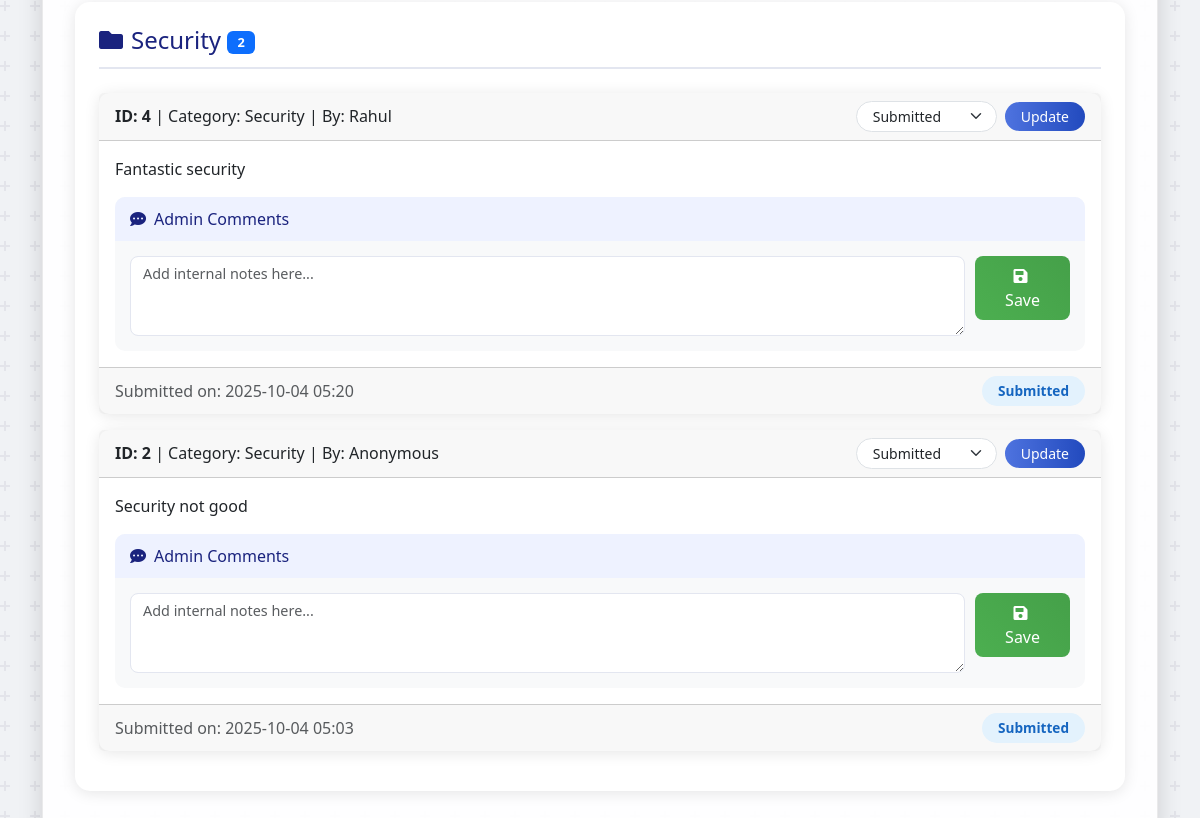
The page /admin/complaints (signed in, lower part) on the database as committed earlier.
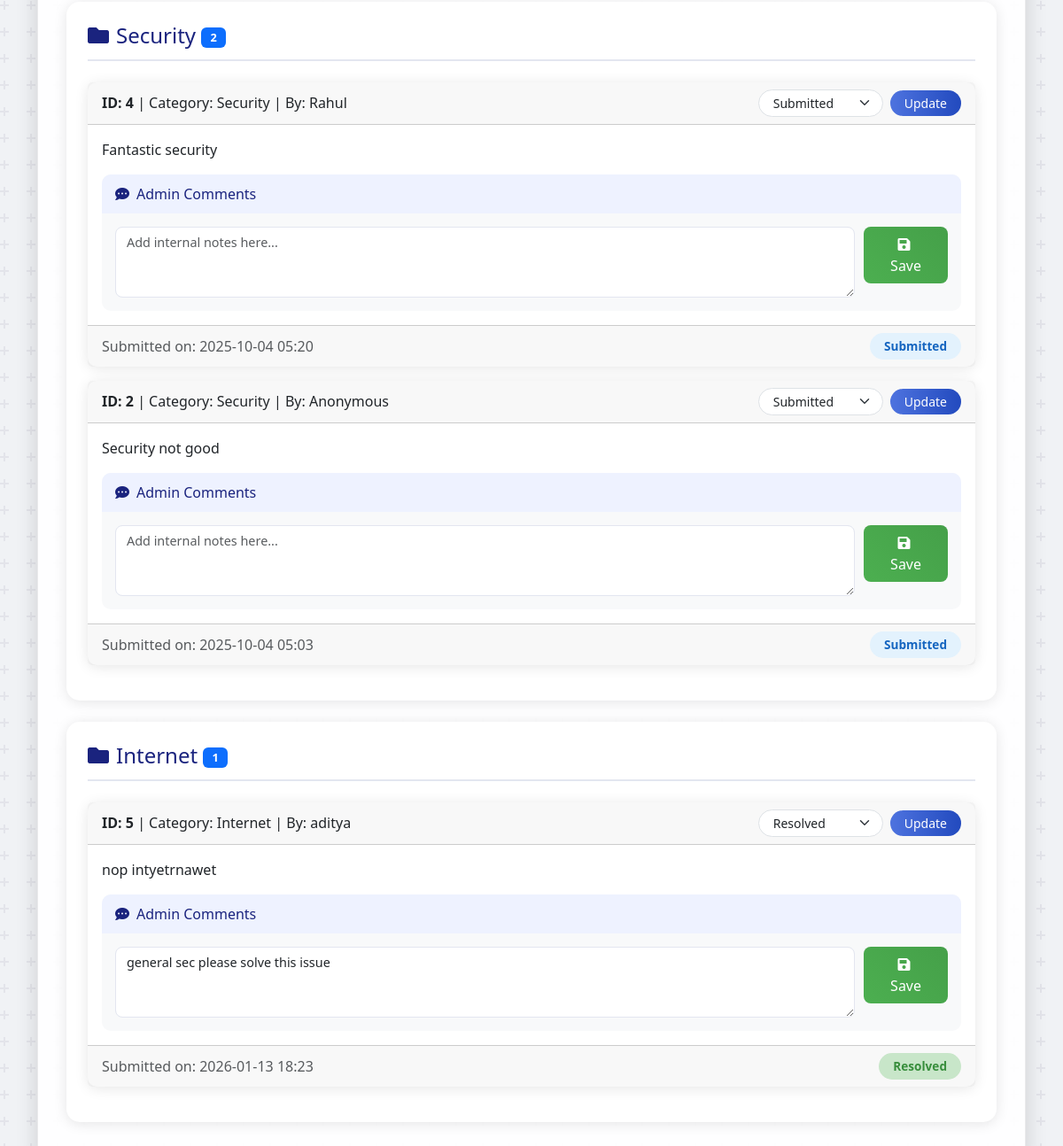
The same page on the database as committed later.
### app.py (models this page shows)
class Complaint(db.Model):
    id = db.Column(db.Integer, primary_key=True)
    category = db.Column(db.String(100), nullable=False)
    details = db.Column(db.Text, nullable=False)
    status = db.Column(db.String(50), nullable=False, default='Submitted')
    submission_date = db.Column(db.DateTime, nullable=False, default=datetime.utcnow)
    user_id = db.Column(db.Integer, db.ForeignKey('user.id'), nullable=True)
    complainant = db.relationship('User', backref='complaints') # Corrected relationship
    anonymous = db.Column(db.String(3), nullable=False, default='no')  # Add this line
    comments = db.Column(db.Text, nullable=True)  # Add this line

class User(UserMixin, db.Model):
    id = db.Column(db.Integer, primary_key=True)
    username = db.Column(db.String(80), unique=True, nullable=False)
    email = db.Column(db.String(120), unique=True, nullable=False)
    password_hash = db.Column(db.String(128), nullable=False)
    role = db.Column(db.String(50), nullable=False, default='Student')
    name = db.Column(db.Text)
    roll_number = db.Column(db.Text)
    room_number = db.Column(db.Text)
    studying_year = db.Column(db.Text)  # Changed from Numeric to Text
    Branch = db.Column(db.Text)
    profile_pic_url = db.Column(db.Text)

### app.py (the view)
@app.route('/admin/complaints')
@login_required
@admin_required
def admin_complaints():
    all_complaints = Complaint.query.order_by(Complaint.submission_date.desc()).all()
    return render_template('admin_complaints.html', title='Admin - All Complaints', complaints=all_complaints)

### app.py (called while the page is built)
def admin_required(f):
    @wraps(f)
    def decorated_function(*args, **kwargs):
        if not current_user.is_authenticated or current_user.role != 'HMC Admin':
            flash('You do not have permission to access this page.', 'danger')
            return redirect(url_for('home'))
        return f(*args, **kwargs)
    return decorated_function

@login_manager.user_loader
def load_user(user_id):
    return User.query.get(int(user_id))

### templates/admin_complaints.html (shortened to what this page needs)
{% extends "base.html" %}
{% block content %}
<div class="container-md py-4">
    {% set categories = ['Maintenance', 'Mess/Food', 'Security', 'Internet', 'Other'] %}
    {% for category in categories %}
        {% set category_complaints = complaints|selectattr('category', 'equalto', category)|list %}
        {% if category_complaints %}
            <div class="category-section mb-4">
                <h3 class="category-header">
                    <i class="fas fa-folder me-2"></i>{{ category }}
                    <span class="badge bg-primary">{{ category_complaints|length }}</span>
                </h3>
                {% for complaint in category_complaints %}
                    <div class="card mb-3">
                        <div class="card-header d-flex justify-content-between align-items-center">
                            <span>
                                <strong>ID: {{ complaint.id }}</strong> |
                                Category: {{ complaint.category }} |
                                By: {{ complaint.complainant.username if complaint.complainant else 'Anonymous' }}
                            </span>
                            <form method="POST" action="{{ url_for('update_complaint_status', id=complaint.id) }}" class="d-flex align-items-center gap-2">
                                <select name="status" class="form-select form-select-sm status-select" data-complaint-id="{{ complaint.id }}" style="width: auto;">
                                    <option value="Submitted" {% if complaint.status == 'Submitted' %}selected{% endif %}>Submitted</option>
                                    <option value="Resolved" {% if complaint.status == 'Resolved' %}selected{% endif %}>Resolved</option>
                                </select>
                                <button type="submit" class="btn btn-sm btn-primary update-btn">Update</button>
                            </form>
                        </div>
                        <div class="card-body">
                            <p class="card-text">{{ complaint.details }}</p>
                            {% if current_user.role == 'HMC Admin' %}
                                <div class="admin-comments mt-3">
                                    <form method="POST" action="{{ url_for('update_complaint_comment', id=complaint.id) }}">
                                        <div class="comment-group">
                                            <div class="comment-header">
                                                <i class="fas fa-comment-dots me-2"></i>Admin Comments
                                            </div>
                                            <div class="comment-input-group">
                                                <textarea name="comment" class="form-control" placeholder="Add internal notes here...">{{ complaint.comments or '' }}</textarea>
                                                <button type="submit" class="btn btn-save">
                                                    <i class="fas fa-save me-1"></i>Save
                                                </button>
                                            </div>
                                        </div>
                                    </form>
                                </div>
                            {% endif %}
                        </div>
                        <div class="card-footer text-muted d-flex justify-content-between align-items-center">
                            <span>Submitted on: {{ complaint.submission_date.strftime('%Y-%m-%d %H:%M') }}</span>
                            <span class="status-badge status-{{ complaint.status.lower().replace(' ', '-') }}">{{ complaint.status }}</span>
                        </div>
                    </div>
                {% endfor %}
            </div>
        {% endif %}
    {% endfor %}
</div>
{% endblock %}

Rows that differ between the two databases and show on the page:
added Complaint: id "5", category "Internet", complainant "aditya", status "Resolved", details "nop intyetrnawet", comment "general sec please solve this issue", submission_date "2026-01-13 18:23"
Other text that changed with them:
new list line: "Internet 1"
